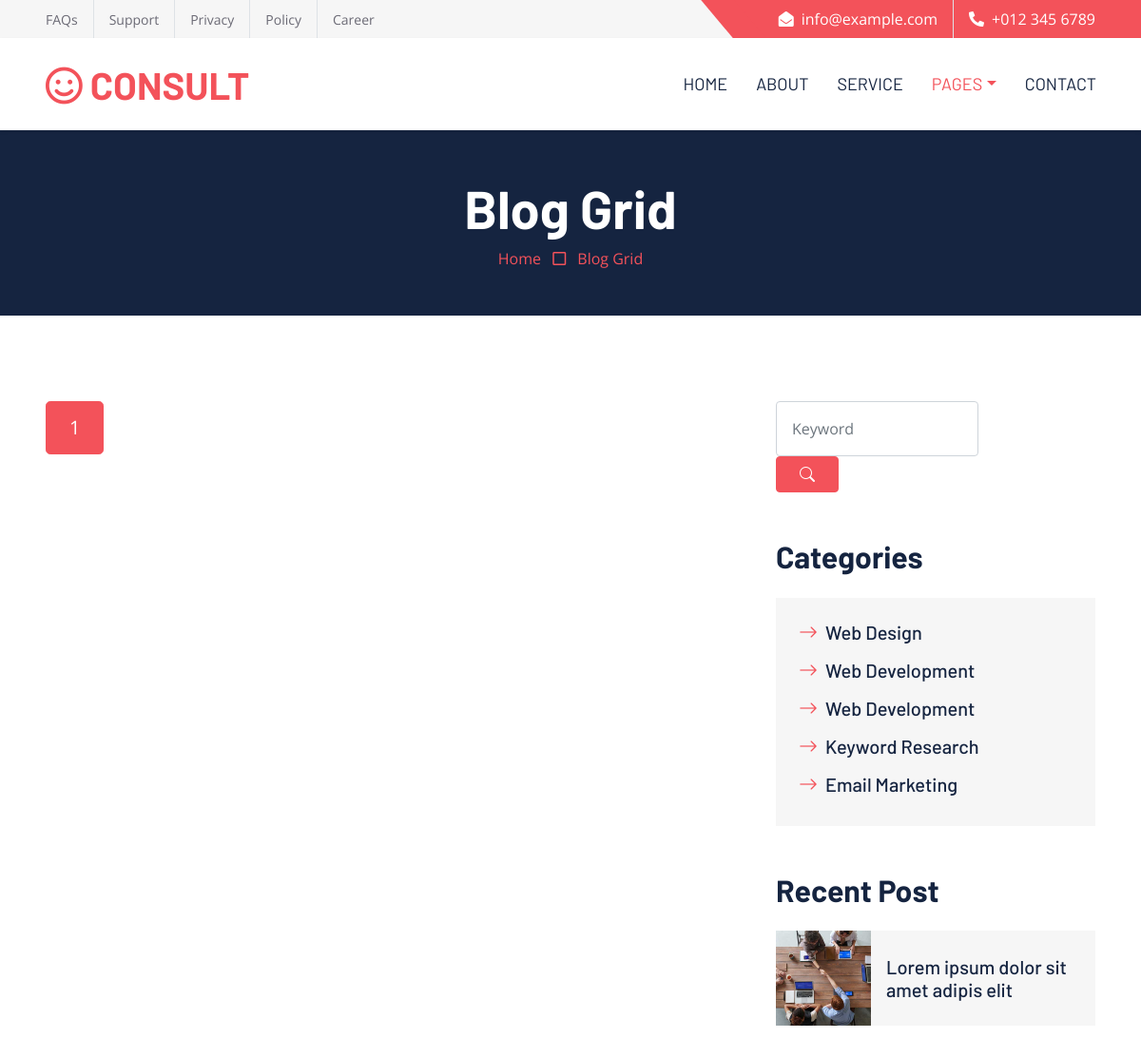
Before: /blog/ (upper part) with the older database file.
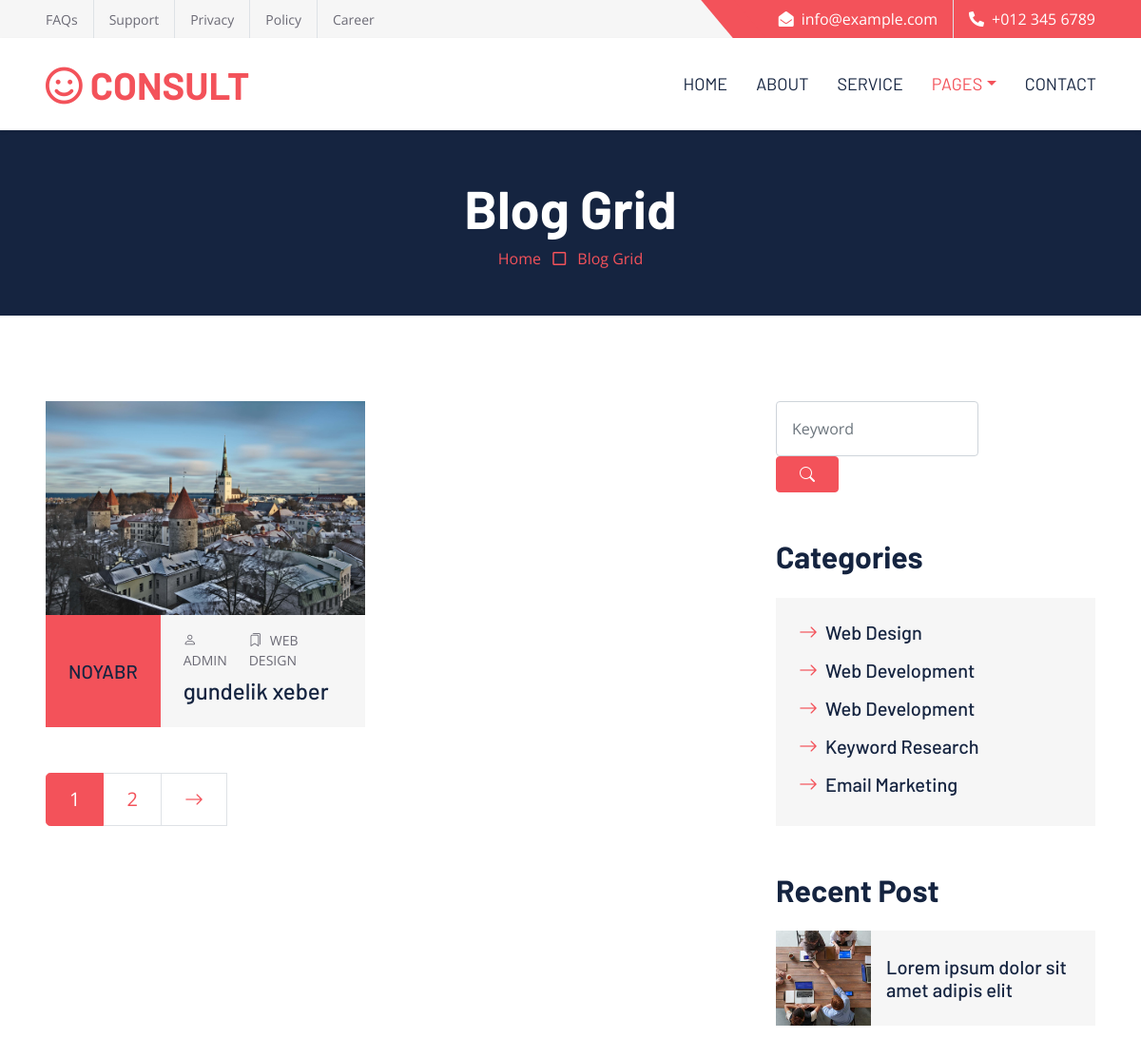
After: the same page with the newer database file.
### my_app/models.py (models this page shows, shortened)
class Blog(SlugMixin, DateMixin):
    title = models.CharField(max_length=255,verbose_name='basliq')
    description = models.TextField(verbose_name='movzu')
    image = models.ImageField(upload_to=Uploader.upload_photo_to_blog,null=True,blank=True)
    class Meta:
     ordering = ('title',)
     verbose_name = 'bloq'
     verbose_name_plural = 'bloqlar'

### my_app/views.py (the view)
# urls.py: path('blog/',blog_view,name = 'blog'),
def blog_view(request):
    blogs = Blog.objects.all()
    blog = request.GET.get('blog') #search
    if blog is not None:
       blogs = blogs.filter(title__icontains = blog)
    paginator = Paginator(blogs, 1) #pagination
    page = request.GET.get('page', 1)
    p = paginator.get_page(page)
    try:
        p = paginator.page(page)
    except PageNotAnInteger:
        p = paginator.page(1)
    except EmptyPage:
        p = paginator.page(paginator.num_pages)
    context = {
         'blogs':blogs,
         'p':p
           }
    return render(request,'blog.html',context)

### templates/blog.html (shortened to what the changed rows need)
{% load static %}
<!DOCTYPE html>
<html lang="en">
<head>
    <link href="https://cdnjs.cloudflare.com/ajax/libs/font-awesome/5.10.0/css/all.min.css" rel="stylesheet">
    <link href="https://cdn.jsdelivr.net/npm/bootstrap-icons@1.4.1/font/bootstrap-icons.css" rel="stylesheet">
    <link href="{% static 'lib/owlcarousel/assets/owl.carousel.min.css' %}" rel="stylesheet">
    <link href="{% static 'css/bootstrap.min.css' %}" rel="stylesheet">
    <link href="{% static 'css/style.css' %}" rel="stylesheet">
</head>
<div>
    <nav class="navbar navbar-expand-lg bg-white navbar-light shadow-sm px-5 py-3 py-lg-0">
        <a href="index.html" class="navbar-brand p-0">
            <h1 class="m-0 text-uppercase text-primary"><i class="far fa-smile text-primary me-2"></i>consult</h1>
        </a>
    </nav>
    <div class="container-fluid bg-dark p-5">
        <div class="row">
            <div class="col-12 text-center">
                <h1 class="display-4 text-white">Blog Grid</h1>
            </div>
        </div>
    </div>
    <div class="container-fluid py-6 px-5">
        <div class="row g-5">
            <div class="col-lg-8">
                <div class="row g-5">
                    {% for b in p %}
                    <div class="col-xl-6 col-lg-12 col-md-6">
                        <div class="blog-item">
                            <div class="position-relative overflow-hidden">
                                <img class="img-fluid" src="{{b.image.url}}" alt="">
                            </div>
                            <div class="bg-secondary d-flex">
                                <div class="flex-shrink-0 d-flex flex-column justify-content-center text-center bg-primary text-white px-4">
                                    <h5 class="text-uppercase m-0">{{b.created_at|date:'F'}}</h5>
                                </div>
                                <div class="d-flex flex-column justify-content-center py-3 px-4">
                                    <div class="d-flex mb-2">
                                        <small class="text-uppercase me-3"><i class="bi bi-person me-2"></i>Admin</small>
                                        <small class="text-uppercase me-3"><i class="bi bi-bookmarks me-2"></i>Web Design</small>
                                    </div>
                                    <a class="h4" href="{% url 'blog_detail' b.slug %}">{{b.title}}</a>
                                </div>
                            </div>
                        </div>
                    </div>
                    {% endfor %}
                    <div class="col-12">
                        <nav aria-label="Page navigation">
                          <ul class="pagination pagination-lg m-0">
                             {% if p.has_next %}
                            <li class="page-item"><a class="page-link" href="?page={{p.number|add:'1'}}">{{ p.number|add:"1" }}</a></li>
                            <li class="page-item">
                              <a class="page-link rounded-0" href="?page={{p.number|add:'1'}}" aria-label="Next">
                                <span aria-hidden="true"><i class="bi bi-arrow-right"></i></span>
                              </a>
                            </li>
                            {% endif %}
                          </ul>
                        </nav>
                    </div>
                </div>
            </div>
            <div class="col-lg-4">
                <div class="mb-5">
                    <h2 class="mb-4">Categories</h2>
                </div>
                <div class="mb-5">
                    <h2 class="mb-4">Recent Post</h2>
                </div>
            </div>
        </div>
    </div>
</body>
</html>

Changed rows visible on the page:
added Blog: image (picture), created_at "NOYABR", title "gundelik xeber"
Other visible differences:
{{ p.number|add:"1" }}: (not shown) → "2"
